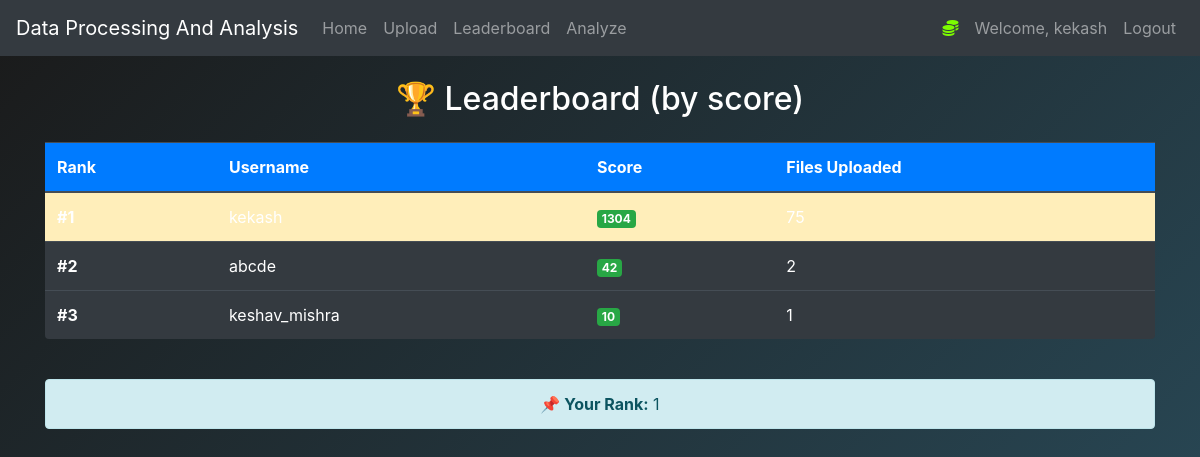
The page /leaderboard (signed in) on the database as committed earlier.
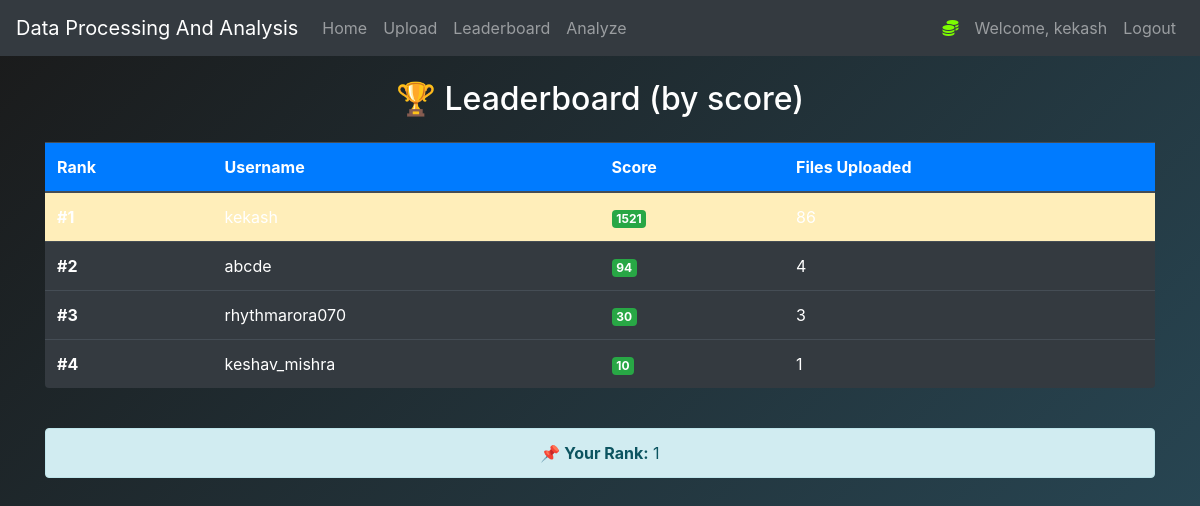
The same page on the database as committed later.
### backend/credentials.py (models this page shows, shortened)
class User(db.Model, UserMixin):
    id = db.Column(db.Integer, primary_key=True)
    username = db.Column(db.String(length=27), unique=True, nullable=False)
    email_address = db.Column(db.String(length=50), unique=True, nullable=False)
    pswd_hash = db.Column(db.String(length=60), nullable=False)
    score = db.Column(db.Integer, nullable=False, default=0)
    upload_count = db.Column(db.Integer, nullable=False, default=0)  # ✅ Added for leaderboard
    @property
    def password(self):
        raise AttributeError("Password is write-only.")

### backend/app.py (the view)
@app_blueprint.route('/leaderboard')
@login_required
def leaderboard_page():
    users = User.query.order_by(User.score.desc(), User.upload_count.desc()).all()
    current_rank = None
    for idx, user in enumerate(users, start=1):
        if user.id == current_user.id:
            current_rank = idx
            break
    return render_template('leaderboard.html', users=users, current_rank=current_rank)

### backend/credentials.py (called while the page is built)
@login_manager.user_loader
def load_user(user_id):
    return User.query.get(int(user_id))

### backend/templates/leaderboard.html (shortened to what this page needs)
{% extends "base.html" %}
{% block content %}
<link href="https://cdnjs.cloudflare.com/ajax/libs/aos/2.3.4/aos.css" rel="stylesheet">
<div class="container">
    <h2 class="mb-4 text-center animate__animated animate__fadeInDown">🏆 Leaderboard (by score)</h2>
    <div class="table-responsive" data-aos="zoom-in" data-aos-duration="800">
        <table class="table table-dark table-hover shadow-glow rounded">
            <thead class="bg-primary text-white">
                <tr>
                    <th>Rank</th>
                    <th>Username</th>
                    <th>Score</th>
                    <th>Files Uploaded</th>
                </tr>
            </thead>
            <tbody>
                {% for user in users %}
                <tr data-aos="fade-up" data-aos-delay="{{ loop.index * 100 }}" {% if user.id == current_user.id %} class="table-warning" {% endif %}>
                    <td><strong>#{{ loop.index }}</strong></td>
                    <td>{{ user.username }}</td>
                    <td>
                        <span class="badge bg-success">{{ user.score }}</span>
                    </td>
                    <td>{{ user.upload_count }}</td>
                </tr>
                {% endfor %}
            </tbody>
        </table>
    </div>
    {% if current_rank %}
        <div class="alert alert-info text-center mt-4 animate__animated animate__fadeInUp">
            <strong>📌 Your Rank:</strong> {{ current_rank }}
        </div>
    {% endif %}
</div>
{% endblock %}

### backend/templates/base.html (shortened to what this page needs)
<!doctype html>
<html lang="en">
<head>
    <link rel="stylesheet" href="https://cdn.jsdelivr.net/npm/bootstrap@4.5.3/dist/css/bootstrap.min.css">
    <link rel="stylesheet" href="{{ url_for('static', filename='css/animations.css') }}">
</head>
<body data-page="{{ request.endpoint }}">
    <nav class="navbar navbar-expand-md navbar-dark bg-dark">
        <a class="navbar-brand" href="#">Data Processing And Analysis</a>
        <div class="collapse navbar-collapse" id="navbarNav">
            <ul class="navbar-nav mr-auto">
                <li class="nav-item"><a class="nav-link" href="{{ url_for('app_blueprint.home_page') }}">Home</a></li>
                <li class="nav-item"><a class="nav-link" href="{{ url_for('app_blueprint.upload_page') }}">Upload</a></li>
                <li class="nav-item"><a class="nav-link" href="{{ url_for('app_blueprint.leaderboard_page') }}">Leaderboard</a></li>
                <li class="nav-item"><a class="nav-link" href="{{ url_for('app_blueprint.analyze') }}">Analyze</a></li>
            </ul>
            {% if current_user.is_authenticated %}
            <ul class="navbar-nav">
                <li class="nav-item"><a class="nav-link" style="color:lawngreen; font-weight: bold;"><i class="fas fa-coins"></i> {{ current_user.prettier_budget }}</a></li>
                <li class="nav-item"><a class="nav-link">Welcome, {{ current_user.username }}</a></li>
                <li class="nav-item"><a class="nav-link" href="{{ url_for('app_blueprint.logout_page') }}">Logout</a></li>
            </ul>
            {% else %}
            <ul class="navbar-nav">
                <li class="nav-item"><a class="nav-link" href="{{ url_for('app_blueprint.login_page') }}">Login</a></li>
                <li class="nav-item"><a class="nav-link" href="{{ url_for('app_blueprint.register_page') }}">Register</a></li>
            </ul>
            {% endif %}
        </div>
    </nav>
    <main>
        {% block content %}{% endblock %}
    </main>
</body>
</html>

### backend/static/css/animations.css (style rules this page uses)
body { background: linear-gradient(-45deg, #0f2027, #203a43, #2c5364, #1a1a1a); background-size: 400% 400%; animation: gradientBG 15s ease infinite; color: #ffffff; }

Rows that differ between the two databases and show on the page:
changed User "kekash": score "1304" → "1521"
changed User "abcde": score "42" → "94"; upload_count "2" → "4"
added User: username "rhythmarora070", score "30", upload_count "3"
